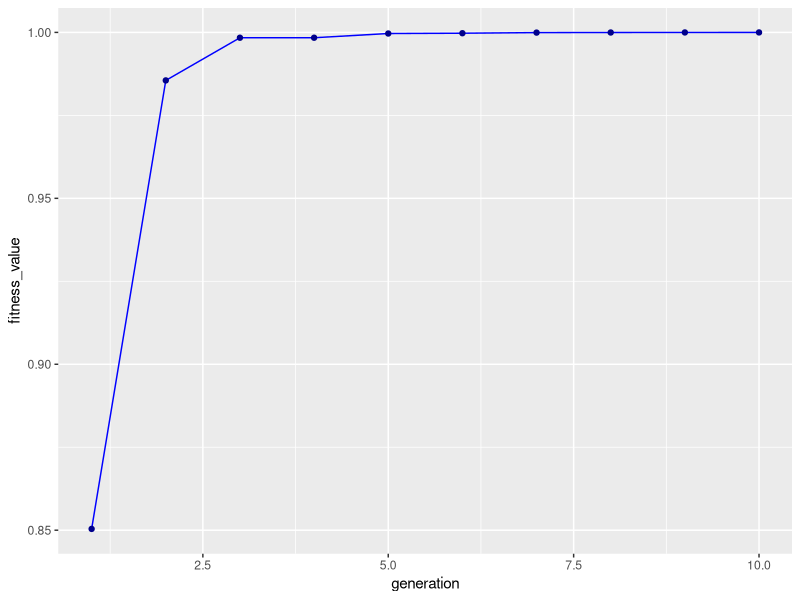

Reproduce this figure in R.
# Author        :   Muhammad Reza Fahlevi
# Affiliation   :   Departemen Ilmu Komputer,
#                   Fakultas Ilmu Komputer - Teknologi Informasi,
#                   Universitas Sumatera Utara, Indonesia
# References    :   García-Martínez C., Rodriguez F.J., Lozano M. (2018) Genetic Algorithms. In: Martí R., Pardalos P., Resende M. (eds) Handbook of Heuristics. Springer, Cham. https://doi.org/10.1007/978-3-319-07124-4_28


library(ggplot2) # import library for data visualization
library(dplyr)

phi <- function(x, y) {
    exp(-0.5 * ((x ** 2) + (y ** 2))) %>% return()
}

config_df <- function(x_vect, y_vect) {
    phi_vect <- phi(x_vect, y_vect)
    dframe <- tibble(x_vect, y_vect, phi_vect)
    dframe %>%
        arrange(phi_vect) %>%
        slice(2:10) %>%
        return()
}

tournament <- function(df_pop) {
    df_pop %>%
        slice_sample(n = 4) %>%
        slice_max(order_by = phi_vect, n = 2) %>%
        return()
}

pbxalpha <- function(domain_interval, p1, p2, alpha) {
    constant <- (p1["x_vect"] - p2["x_vect"]) %>% abs() %>% max()
    p1_lower_bound <- (p1["x_vect"] - (alpha * constant)) %>% max(domain_interval[1])
    p1_upper_bound <- (p1["x_vect"] + (alpha * constant)) %>% min(domain_interval[2])
    
    constant <- (p1["y_vect"] - p2["y_vect"]) %>% abs() %>% max()
    p2_lower_bound <- (p2["y_vect"] - (alpha * constant)) %>% max(domain_interval[1])
    p2_upper_bound <- (p2["y_vect"] + (alpha * constant)) %>% min(domain_interval[2])
    
    p1_offspring <- c(p1_lower_bound, p1_upper_bound)
    p2_offspring <- c(p2_lower_bound, p2_upper_bound)
    
    p1_offspring %>%
        c(p2_offspring) %>%
        matrix(nrow = 2, ncol = 2, byrow = TRUE) %>%
        return()
}

gamma_ <- function(t, tmax, beta) (1 - (t / tmax)) ** beta

delta <- function(domain_interval, genotype, computed_gamma) {
    get_probability <- runif(1)
    probability_criteria <- 0.5
    normvar <- runif(1)
    if (get_probability == probability_criteria) {
        delta_value <- (domain_interval[2] - genotype) * ((1 - normvar) ** computed_gamma)
    } else {
        delta_value <- (domain_interval[1] - genotype) * ((1 - normvar) ** computed_gamma)
    }
    delta_value %>% return()
}

steady_state_genetic_algorithm <- function(population_size, mutation_probability, max_generation) {
    fitness <- c()
    x_vector <- runif(n = population_size) %>% c()
    y_vector <- runif(n = population_size) %>% c()
    
    for (generation in seq(1, max_generation)) {
        df_population <- config_df(x_vector, y_vector)
        df_population %>% print()
        fitness[generation] <- df_population[population_size - 1, 3] %>% max() # record the best
        x_vector <- c() # start a new population
        y_vector <- c()
        x_vector <- x_vector %>% append(df_population[population_size - 1, 1] %>% max()) # add the fittest to the next generation
        y_vector <- y_vector %>% append(df_population[population_size - 1, 2] %>% max())
        
        vect_size <- length(x_vector)
        while (vect_size != population_size) {
            winner <- tournament(df_population)
            p1 <- winner[1,]
            p2 <- winner[2,]
            offsprings <- pbxalpha(problem_interval, p1, p2, alpha = 0.5)
            current_mutation_rate <- runif(1)
            if (current_mutation_rate < mutation_probability) {
                p11 <- offsprings[1, 1] + delta(problem_interval, 
                                               offsprings[1, 1], gamma_(generation, max_generation, beta = 9))
                p12 <- offsprings[1, 2] + delta(problem_interval,
                                                offsprings[1, 2], gamma_(generation, max_generation, beta = 9))
                p21 <- offsprings[2, 1] + delta(problem_interval,
                                                offsprings[2, 1], gamma_(generation, max_generation, beta = 9))
                p22 <- offsprings[2, 2] + delta(problem_interval,
                                                offsprings[2, 2], gamma_(generation, max_generation, beta = 9))
                offsprings <- c(p11, p12, p21, p22) %>%
                    matrix(nrow = 2, ncol = 2, byrow = TRUE)
            }
            first_value <- offsprings[1, 1] %>% phi(offsprings[1, 2])
            second_value <- offsprings[2, 1] %>% phi(offsprings[2, 2])
            survivor <- c()
            if (first_value > second_value) {
                survivor <- offsprings[1, 1] %>% c(offsprings[1, 2])
            } else {
                survivor <- offsprings[2, 1] %>% c(offsprings[2, 2])
            }
            x_vector <- x_vector %>% append(survivor[1])
            y_vector <- y_vector %>% append(survivor[2])
            vect_size <- vect_size + 1
        }
    }
    fitness %>% return()
}

# define the parameter
problem_interval <- c(-5, 5)
NP <- 10
Pm <- 0.3
MAX_GENERATION <- 10

steady_state_genetic_algorithm(NP, Pm, MAX_GENERATION)

result <- c(0.8503840, 0.9855303, 0.9983927, 0.9983927, 0.9996629,
            0.9997525, 0.9999375, 0.9999664, 0.9999841, 0.9999884)
idx <- seq(1, MAX_GENERATION)

df_result <- data.frame("generation" = idx, "fitness_value" = result)

plt <- ggplot(df_result, mapping = aes(generation, fitness_value)) + geom_line(color = "blue") + geom_point(color = "darkblue")
plt
